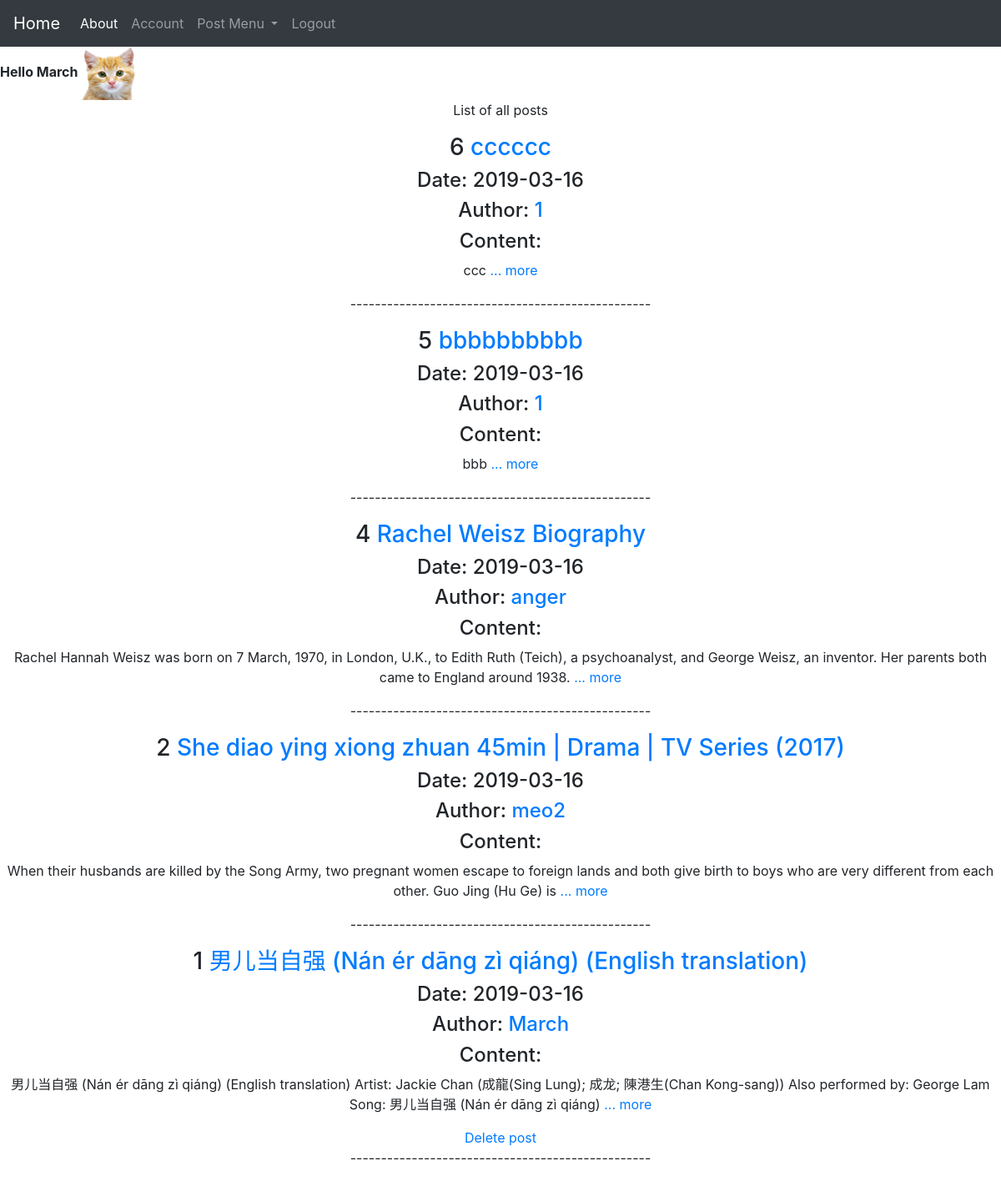
The app's page / (signed in), older data.
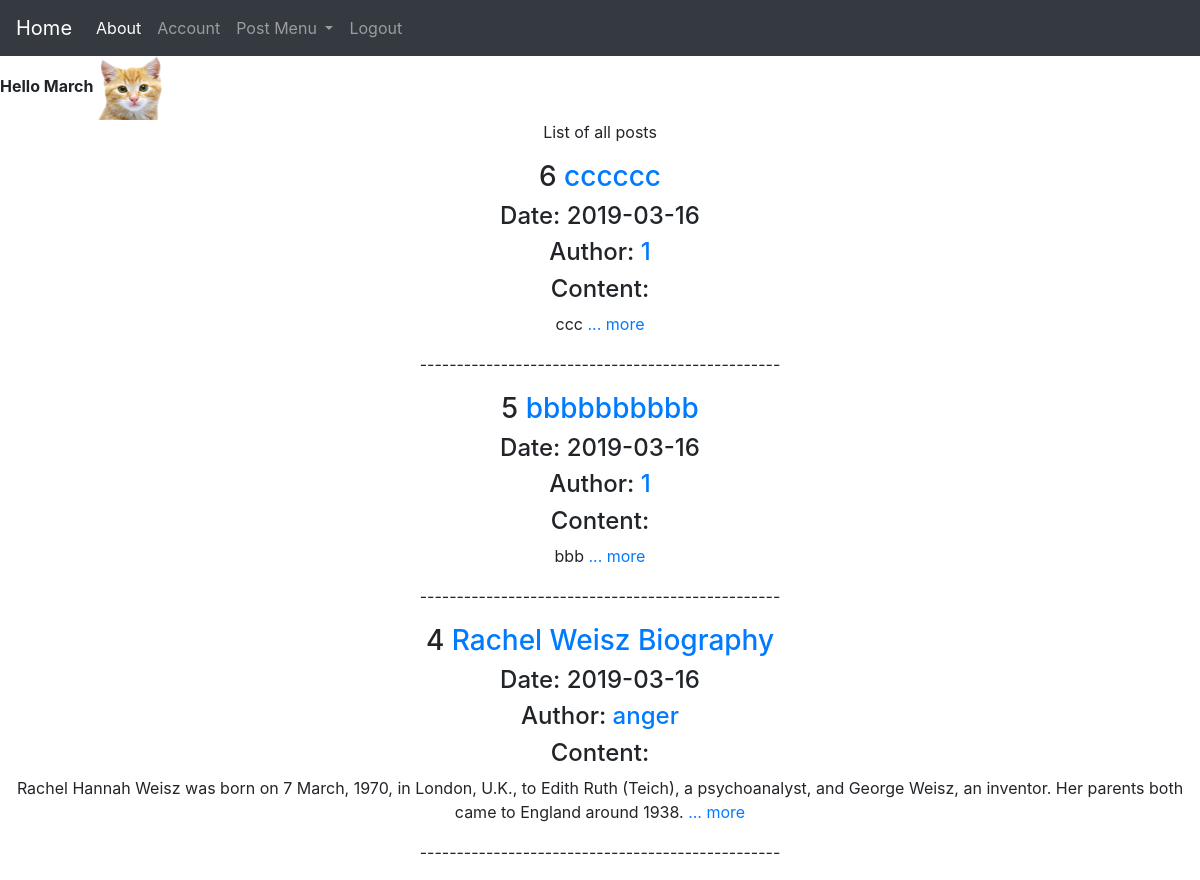
The same page, newer data.
### source/models.py (models this page shows, shortened)
class User(db.Model, UserMixin):
	__tablename__ = 'user_table'
	id = db.Column(db.Integer, primary_key=True)
	username = db.Column(db.String(30), unique=True, index =True, nullable=False)
	email = db.Column(db.String(40), unique=True, index =True, nullable=False)
	avatar = db.Column(db.String(30), nullable=False, default='default.png')
	password_hash = db.Column(db.String(128), nullable=False)
	post = db.relationship('Post', backref='author', lazy=True)

class Post(db.Model):
	__tablename__ = 'post_table'
	id = db.Column(db.Integer, primary_key=True)
	title = db.Column(db.String(30), nullable=False)
	date = db.Column(db.DateTime(), default=datetime.utcnow, nullable=False)
	content = db.Column(db.Text(), nullable=False)
	user_id = db.Column(db.String(30), db.ForeignKey('user_table.id'), nullable=False)

### source/core/views.py (the view)
@core.route('/')
def index():
    page = request.args.get('page', 1, type=int)
    posts = Post.query.order_by(Post.date.desc()).paginate(page=page, per_page=5)
    return render_template('index.html', posts=posts)

### source/models.py (called while the page is built)
@lm.user_loader
def load_user(user_id):
	return User.query.get(user_id)

### source/templates/index.html
{% extends 'base.html' %}
{% block content %}
<center>
<p>List of all posts</p>
{% for post in posts.items %}
<h3>{{ post.id }} <a href="{{ url_for('post.show', post_id=post.id) }}"> {{post.title}}</a></h3>
<h4>Date: {{post.date.strftime('%Y-%m-%d')}}</h4>
<h4>Author: <a href="{{ url_for('user.posts', username=current_user.username) }}">{{post.author.username}}</a></h4>
<h4>Content: </h4>
<p>{{post.content[:180]}}
	<a href="{{ url_for('post.show', post_id=post.id) }}">... more</a>
</p>
{% if post.author.id == current_user.id %}
<a href="{{ url_for('post.delete', post_id=post.id) }}">Delete post</a>
{% endif %}
<p>-------------------------------------------------</p>
{% endfor %}
</center>
{% endblock %}

### source/templates/base.html (shortened to what this page needs)
<!DOCTYPE html>
<html>
<head>
	<link rel="stylesheet" href="https://stackpath.bootstrapcdn.com/bootstrap/4.3.1/css/bootstrap.min.css">
</head>
<body>
	<nav class="navbar navbar-expand-lg navbar-dark bg-dark">
	  <a class="navbar-brand" href="{{ url_for('core.index') }}">Home</a>
	  <div class="collapse navbar-collapse" id="navbarSupportedContent">
	    <ul class="navbar-nav mr-auto">
	      <li class="nav-item active">
	        <a class="nav-link" href="{{ url_for('core.about') }}">About <span class="sr-only">(current)</span></a>
	      </li>
	      {% if current_user.is_authenticated %}
	      <li class="nav-item">
	        <a class="nav-link" href="{{ url_for('user.account', user_id=current_user.id) }}">Account</a>
	      </li>
	      <li class="nav-item dropdown">
	        <a class="nav-link dropdown-toggle" href="#" id="navbarDropdown" role="button" data-toggle="dropdown" aria-haspopup="true" aria-expanded="false">
	          Post Menu
	        </a>
	      </li>
	      <li class="nav-item">
	        <a class="nav-link" href="{{ url_for('user.logout') }}" tabindex="-1">Logout</a>
	      </li>
	      {% endif %}
	    </ul>
	  </div>
	</nav>
	{% if current_user.is_authenticated %}
	<strong>Hello {{current_user.username}}</strong>
	<img src="{{ url_for('static', filename='profile_pics/' + current_user.avatar) }}"  width="64" height="64">
	{% endif %}
{% block content %}
{% endblock %}
</body>
</html>

Row changes from the older to the newer data that the page shows:
removed Post: id "2", title "She diao ying xiong zhuan 45min | Drama | TV Series (2017)", date "2019-03-16", author.username "meo2", content "When their husbands are killed by the Song Army, two pregnant women escape to foreign lands and both give birth to boys who are very different from each other. Guo Jing (Hu Ge) is"
removed Post: id "1", title "男儿当自强 (Nán ér dāng zì qiáng) (English translation)", date "2019-03-16", author.username "March", content "男儿当自强 (Nán ér dāng zì qiáng) (English translation) Artist: Jackie Chan (成龍(Sing Lung); 成龙; 陳港生(Chan Kong-sang)) Also performed by: George Lam Song: 男儿当自强 (Nán ér dāng zì qiáng)"
